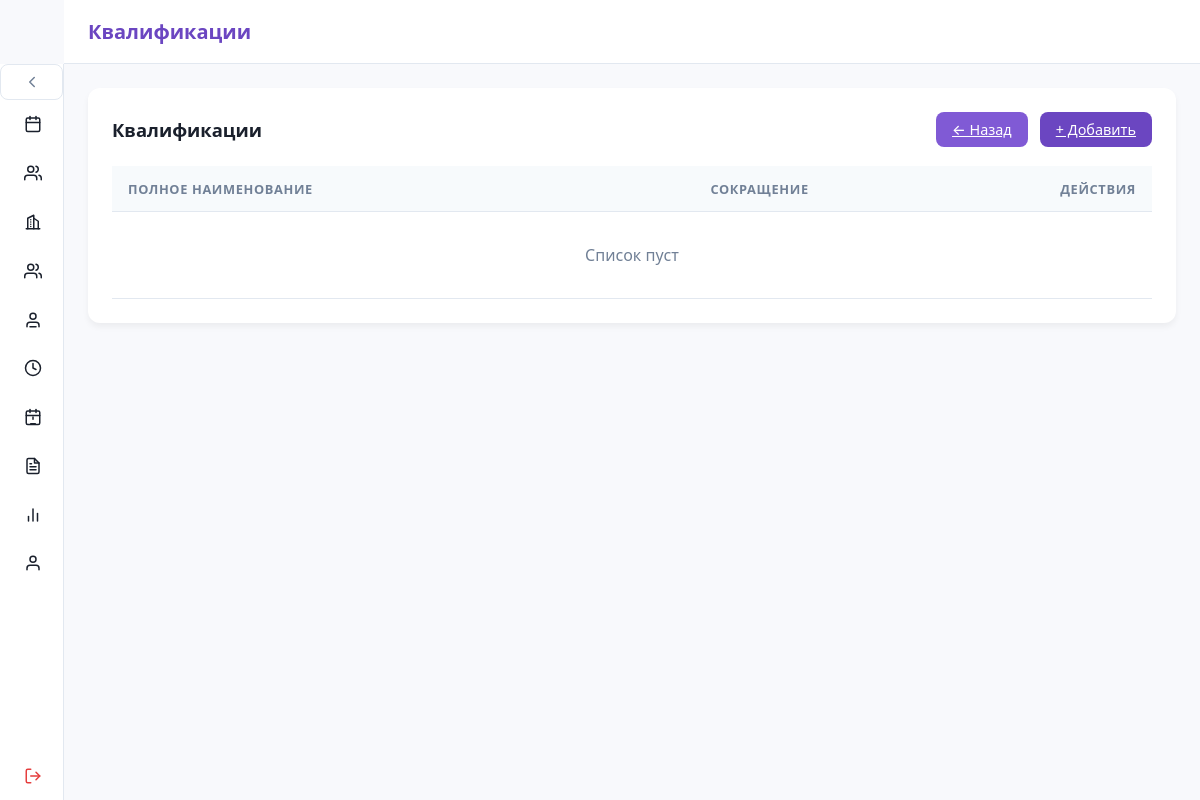
The app's page /admin/qualifications/, older data.
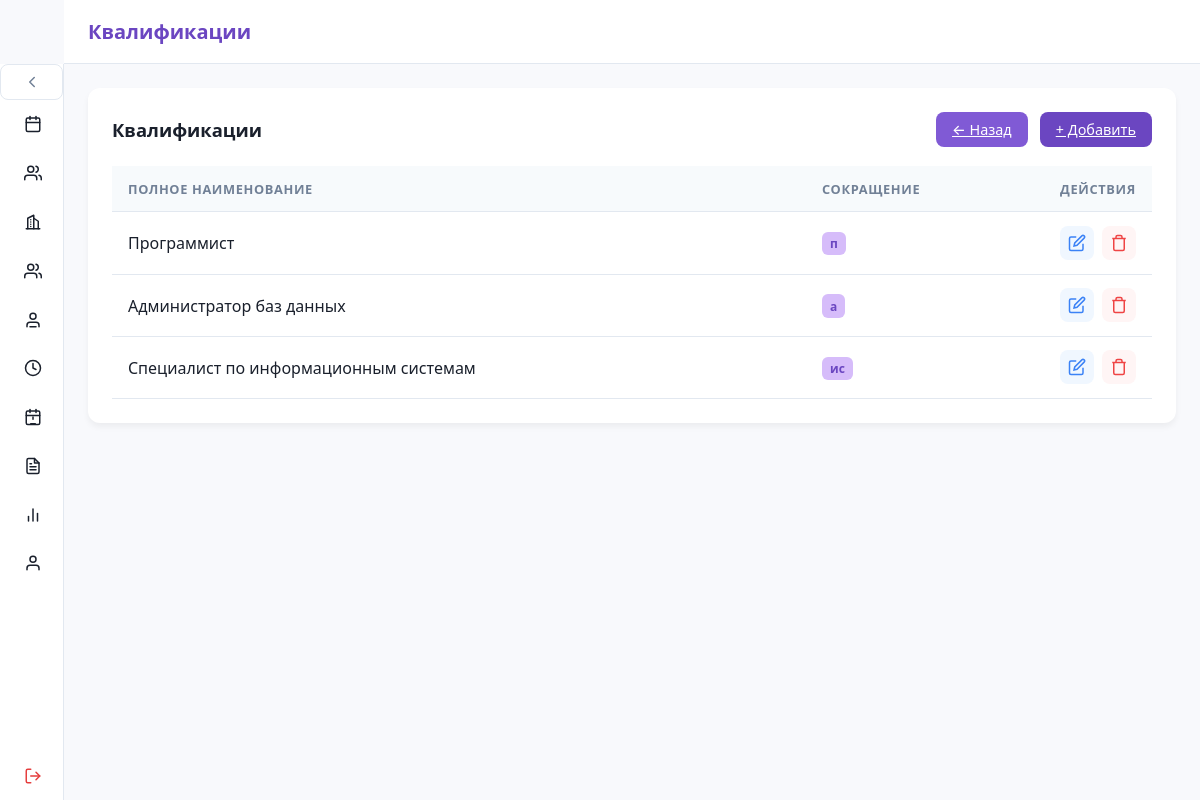
The same page, newer data.
### src/database/models.py (models this page shows)
class Base(DeclarativeBase): ...

class Qualification(Base):
    __tablename__ = "qualification"
    qualification_id: Mapped[int] = mapped_column(primary_key=True, autoincrement=True)
    qualification_name: Mapped[str] = mapped_column(String(50))
    qualification_reduction: Mapped[str] = mapped_column(String(5))

### src/routers/qualifications.py (the view, shortened to what this page needs)
@quals_bp.route('/', methods=['GET', 'POST'])
def manage_qualifications():
    db: Session = SessionLocal()
    try:
        items = db.query(Qualification).all()
        edit_item = None
        edit_id = request.args.get('edit')
        if edit_id:
            edit_item = db.query(Qualification).filter(Qualification.qualification_id == int(edit_id)).first()
        return render_template('admin_qualifications.html', title="Квалификации", items=items, edit_item=edit_item)
    finally:
        db.close()

### src/templates/admin_qualifications.html (shortened to what this page needs)
{% extends "base.html" %}
{% block content %}
<div class="card">
  <div class="card-header">
    <h2 class="card-title">{{ title }}</h2>
    <div style="display: flex; gap: 0.75rem;">
      <a href="/adminpanel" class="btn btn-cancel">← Назад</a>
      <a href="#modal" class="btn btn-add">+ Добавить</a>
    </div>
  </div>
  <table>
    <thead>
      <tr>
        <th>Полное наименование</th>
        <th>Сокращение</th>
        <th style="width: 100px;">Действия</th>
      </tr>
    </thead>
    <tbody>
      {% for item in items %}
      <tr>
        <td>{{ item.qualification_name }}</td>
        <td><span class="badge">{{ item.qualification_reduction }}</span></td>
        <td class="actions">
          <a href="?edit={{ item.qualification_id }}" class="btn-icon btn-edit" title="Редактировать">
            <svg viewBox="0 0 24 24" style="width:18px;height:18px;fill:none;stroke:currentColor;stroke-width:2"><path d="M11 4H4a2 2 0 0 0-2 2v14a2 2 0 0 0 2 2h14a2 2 0 0 0 2-2v-7"/><path d="M18.5 2.5a2.121 2.121 0 0 1 3 3L12 15l-4 1 1-4 9.5-9.5z"/></svg>
          </a>
          <form method="POST" style="display:inline;">
            <button type="submit" class="btn-icon btn-delete" title="Удалить">
              <svg viewBox="0 0 24 24" style="width:18px;height:18px;fill:none;stroke:currentColor;stroke-width:2"><polyline points="3 6 5 6 21 6"/><path d="M19 6v14a2 2 0 0 1-2 2H7a2 2 0 0 1-2-2V6m3 0V4a2 2 0 0 1 2-2h4a2 2 0 0 1 2 2v2"/></svg>
            </button>
          </form>
        </td>
      </tr>
      {% else %}
      <tr><td colspan="3" style="text-align:center; color:var(--muted); padding: 2rem;">Список пуст</td></tr>
      {% endfor %}
    </tbody>
  </table>
</div>
{% endblock %}

Row changes from the older to the newer data that the page shows:
added Qualification: qualification_name "Программист", qualification_reduction "п"
added Qualification: qualification_name "Администратор баз данных", qualification_reduction "а"
added Qualification: qualification_name "Специалист по информационным системам", qualification_reduction "ис"
Text that changed along with them:
text no longer shown: "Список пуст"
